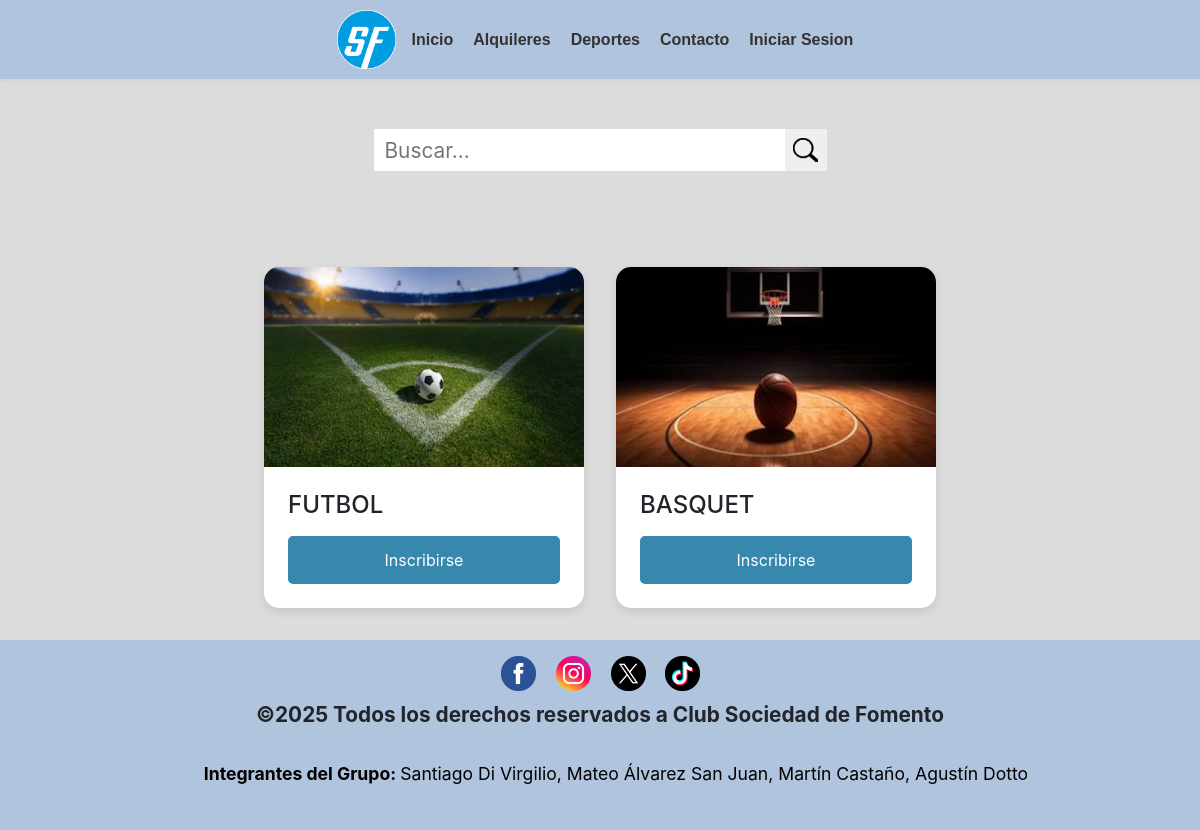
/deportes.php, run on an earlier commit of the app's database.
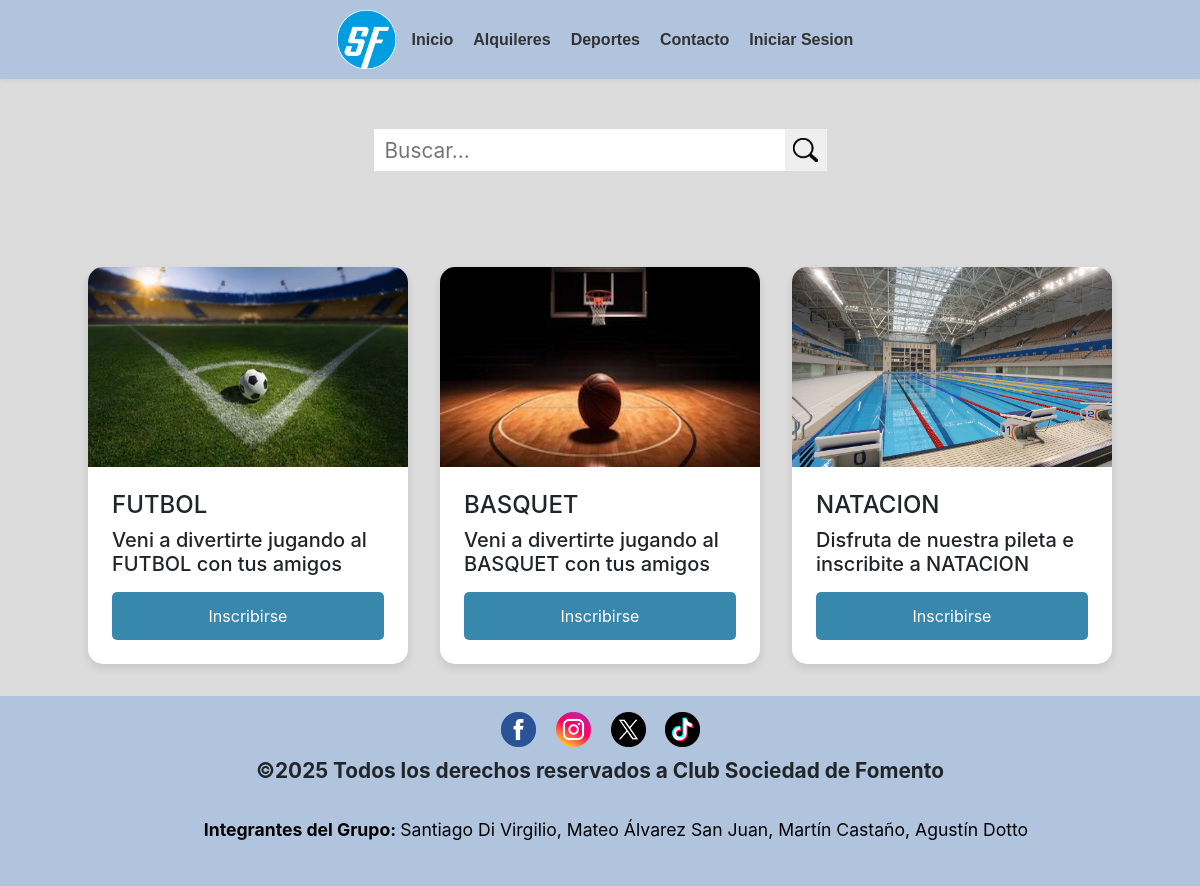
And on a later commit of the database.
### tables this page shows
CREATE TABLE `deportes` (
  `id_deporte` int(5) NOT NULL,
  `nombre` varchar(50) NOT NULL,
  `descripcion` varchar(255) NOT NULL,
  `cupo_maximo` int(5) NOT NULL
);

### deportes.php (the view, shortened to what this page needs)
<?php
include("conexion.php");
?>
<!DOCTYPE html>
<html lang="es">
<head>
    <link href="https://cdn.jsdelivr.net/npm/bootstrap@5.3.2/dist/css/bootstrap.min.css" rel="stylesheet">
	<link rel="stylesheet" href="https://cdnjs.cloudflare.com/ajax/libs/font-awesome/4.7.0/css/font-awesome.min.css">
	<link rel="stylesheet" type="text/css" href="css/estilos.css">
</head>
<body>
	<header>
		<a href="index.php"><img src="imagenes/logo.webp" alt="Logo de la página" class="logo"></a>
	<?php
    include("NAV.php");
    ?>
    </header>
<div class="cajabuscar"><form method="get" id="buscarform" action="resultados_buscar.php">
    <fieldset>
        <input type="search" id="s" name="buscar_deporte" placeholder="Buscar..." required />
        <input class="button" type="submit" value="" >
    </fieldset>
</form>
</div>
<?php
        $llamado_deportes = mysqli_query($conexion, "SELECT * FROM deportes");
?>
        <div class="canchas-container">
            <?php while($var_deportes = mysqli_fetch_assoc($llamado_deportes)){?>
                <?php if($var_deportes["nombre"] != NULL && $var_deportes['nombre'] != 'SALON'){?>
                    <div class="deporte-card">
                        <img src="imagenes/<?php echo $var_deportes['nombre'].'.png'; ?>" alt="<?php echo $var_deportes['nombre']; ?>">
                        <div class="deporte-card-body">
                            <h4><?php echo htmlspecialchars($var_deportes["nombre"]); ?></h4>
                            <h5><?php echo htmlspecialchars($var_deportes["descripcion"]); ?></h5>
                            <button class="btn-ver-horarios" data-deporte-id="<?php echo $var_deportes['id_deporte']; ?>" data-cancha-nombre="<?php echo htmlspecialchars($var_deportes['nombre'], ENT_QUOTES); ?>">Inscribirse</button>
                        </div>
                    </div>
                <?php }?>
            <?php }?>
        </div>
<footer>
<?php
    include("FOOTER.php");
?>
</footer>
</body>
</html>

### NAV.php (shortened to what this page needs)
<nav id="myTopnav">
    <ul>
        <li><a href="index.php">Inicio</a></li>
        <li class="custom-dropdown">
            <a href="pago_reserva.php?id_cancha=1">Alquileres</a>
        </li>
        <li><a href="deportes.php">Deportes</a></li>
        <li><a href="contacto.php">Contacto</a></li>
        <?php
        if (!empty($_SESSION['id_usuario'])) {
            if (isset($_SESSION['ROL']) && (strtolower($_SESSION['ROL']) == 'admin')) {
                echo '<li><a href="administracion.php">Administracion</a></li>';
            }
            echo '<li><a href="cerrar_sesion.php">Cerrar Sesion</a></li>';
        } else {
            echo '<li><a href="iniciar_sesion.php">Iniciar Sesion</a></li>';
        }
        ?>
    </ul>
</nav>

### FOOTER.php
<html>
	<div>
	<div class="redes-sociales">
		<a href="https://es-la.facebook.com/" target="_blank"><img src="imagenes/icono_facebook.webp" alt="Facebook" class="redes"></a>
		<a href="https://www.instagram.com/" target="_blank"><img src="imagenes/icono_instagram.webp" alt="Instagram" class="redes"> </a>
		<a href="https://twitter.com/i/flow/login?input_flow_data=%7B%22requested_variant%22%3A%22eyJsYW5nIjoiZXMifQ%3D%3D%22%7D" target="_blank"><img src="imagenes/icono_twitter.webp" alt="Twitter" class="redes"></a>
		<a href="https://www.tiktok.com/" target="_blank"><img src="imagenes/icono_tiktok.webp" alt="Tik Tok" class="redes"></a>
	</div>
	<div>
	<li class="legales"><strong>©2025 Todos los derechos reservados a Club Sociedad de Fomento</strong></li>
	</div>
	<div>
	<ul id="sobre_nosotros_footer">
		<li><strong>Integrantes del Grupo: </strong>Santiago Di Virgilio, Mateo Álvarez San Juan, Martín Castaño, Agustín Dotto</li>
	</ul>
	</div>
	</div>
</html>

### css/estilos.css (style rules this page uses)
* { padding: 0; margin: 0; }
body { background-color: #dcdcdc; font-family: -apple-system, BlinkMacSystemFont, "Segoe UI", Roboto, Helvetica, Arial, sans-serif, "Apple Color Emoji", "Segoe UI Emoji", "Segoe UI Symbol"; font-size: 1.3rem; background-size: cover; background-position: center; min-height: 100vh; / background-attachment: fixed; display: flex; flex-direction: column; }
header { text-align: center; background-color: #b0c4de; padding: 10px; position: relative; align-items: center; box-shadow: 0 2px 4px rgba(0, 0, 0, 0.05); }
a { text-decoration: none; color:rgb(42, 75, 138); }
header > nav { display: inline-block; vertical-align: middle; }
#myTopnav > ul { margin: 0; padding: 0; display: flex; list-style: none; align-items: center; font-size: 1rem; font-family: Arial, sans-serif; margin-right: 1%; font-weight: bold; }
#myTopnav ul li a { color: #333; padding: 5px 10px; border-radius: 5px; white-space: nowrap; transition: all 0.3s ease; }
nav ul li a { list-style: none; }
li { list-style: none; padding: 8px 0; }
.logo { width: 5%; display: inline-block; vertical-align: middle; }
.custom-dropdown { position: relative; display: inline-block; }
.custom-dropdown a { display: block; color: #333 !important; padding: 12px 20px; transition: all 0.3s ease; }
.canchas-container { display: flex; flex-wrap: wrap; gap: 2rem; justify-content: center; padding: 2rem 0; }
.deporte-card { background-color: #fff; border-radius: 15px; box-shadow: 0 4px 8px rgba(0, 0, 0, 0.1); overflow: hidden; width: 320px; transition: transform 0.3s ease, box-shadow 0.3s ease; display: flex; flex-direction: column; }
.deporte-card img { width: 100%; height: 200px; object-fit: cover; }
.deporte-card-body { padding: 1.5rem; display: block; flex-direction:column; flex-grow: 1; }
img.redes { width: 35px; height: 35px; -webkit-transition: all .2s ease-in-out; -moz-transition: all .2s ease-in-out; -o-transition: all .2s ease-in-out; -ms-transition: all .2s ease-in-out; margin-left: 2%; }
footer { background-color: #b0c4de; text-align: center; padding: 1rem 0; }
footer div a { color: #000000; display: inline-block; margin: 0 7px; }
#sobre_nosotros_footer li { font-size: 1.1rem; color: #000000; display: inline-block; margin-top: 1%; padding: 0.7rem; }
.btn-ver-horarios { display: block; background-color: #3888ad; color: #ffffff; text-align: center; padding: 0.75rem 1rem; text-decoration: none; border-radius: 5px; margin-top: 1rem; transition: background-color 0.3s ease; border: none; cursor: pointer; width: 100%; font-family: inherit; font-size: 1rem; }
.cajabuscar { float: none; width: 100%; max-width: 453px; margin-top: 50px; display: inline-block; text-align: left; align-self: center; align-items: center; }
#buscarform { padding: 0; float: center; clear: both; width: 100%; position: relative; }
#buscarform fieldset { width: 100% }
#s { width: 100%; background-color: #fff; float: left; padding: 8px 0; text-indent: 10px; color: #555555; border: 1px solid #fff; box-sizing: border-box; height: 42px; }
.button { right: 0; top: 0; padding: 9px 0; float: right; border: 0; width: 42px; height: 42px; cursor: pointer; text-align: center; padding-top: 10px; color: #a4a4a4; transition: all 0.25s linear; z-index: 10; position: absolute; border: 0; vertical-align: top; background-image: url("../imagenes/Icono_Buscar.png"); background-repeat: no-repeat; background-position: center; background-size: 60%; }

What changed in the data, as far as the page shows it:
changed deportes "FUTBOL": descripcion (not shown) → "Veni a divertirte jugando al FUTBOL con tus amigos"
changed deportes "BASQUET": descripcion (not shown) → "Veni a divertirte jugando al BASQUET con tus amigos"
added deportes: nombre (picture), nombre "NATACION", descripcion "Disfruta de nuestra pileta e inscribite a NATACION"
